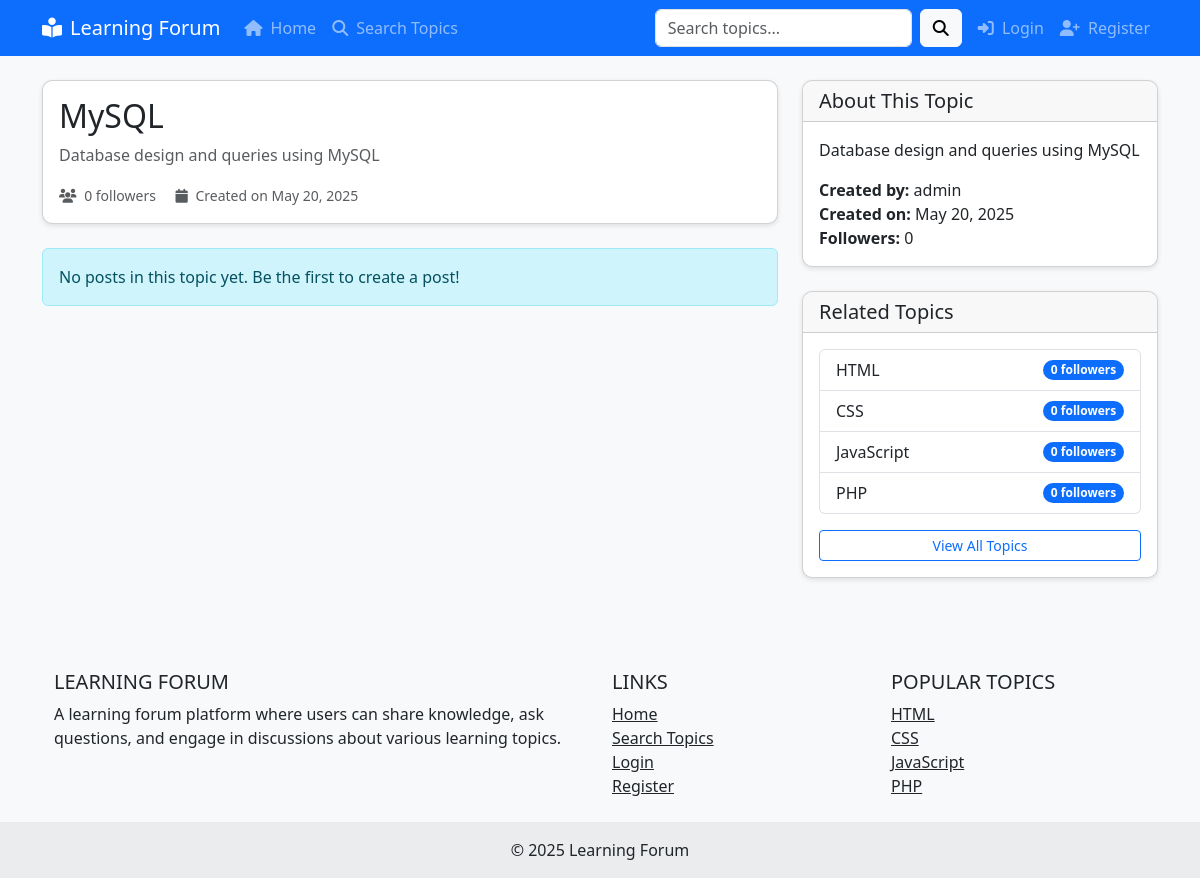
/pages/topic.php?id=5, run on the app's committed database.
### tables this page shows
CREATE TABLE IF NOT EXISTS topic_spaces (
    topic_id INT AUTO_INCREMENT PRIMARY KEY,
    topic_name VARCHAR(100) NOT NULL UNIQUE,
    description TEXT,
    created_by INT,
    created_at TIMESTAMP DEFAULT CURRENT_TIMESTAMP,
    updated_at TIMESTAMP DEFAULT CURRENT_TIMESTAMP ON UPDATE CURRENT_TIMESTAMP,
    FOREIGN KEY (created_by) REFERENCES users(user_id) ON DELETE SET NULL
);

CREATE TABLE IF NOT EXISTS users (
    user_id INT AUTO_INCREMENT PRIMARY KEY,
    username VARCHAR(50) NOT NULL UNIQUE,
    email VARCHAR(100) NOT NULL UNIQUE,
    password VARCHAR(255) NOT NULL,
    profile_image VARCHAR(255) DEFAULT 'default.jpg',
    bio TEXT,
    is_moderator BOOLEAN DEFAULT FALSE,
    created_at TIMESTAMP DEFAULT CURRENT_TIMESTAMP,
    updated_at TIMESTAMP DEFAULT CURRENT_TIMESTAMP ON UPDATE CURRENT_TIMESTAMP
);

### config/database.php (called while the page is built, shortened)
<?php
function getDbConnection() {
    $conn = new mysqli(DB_HOST, DB_USER, DB_PASS, DB_NAME);
    return $conn;
}
function executePreparedStatement($sql, $types, $params) {
    $conn = getDbConnection();
    $stmt = $conn->prepare($sql);
    if (!empty($params)) {
        $stmt->bind_param($types, ...$params);
    }
    $stmt->execute();
    $result = $stmt->get_result();
    return $result;
}

### includes/topic.php (called while the page is built, shortened)
<?php
function getTopicById($topicId) {
    $sql = "SELECT t.*, u.username as creator_name,
            (SELECT COUNT(*) FROM user_topic_follows WHERE topic_id = t.topic_id) as followers_count
            FROM topic_spaces t
            LEFT JOIN users u ON t.created_by = u.user_id
            WHERE t.topic_id = ?";
    $result = executePreparedStatement($sql, "i", [$topicId]);
    if ($result->num_rows === 1) {
        return $result->fetch_assoc();
    } else {
        return null;
    }
}

### pages/topic.php (the view, shortened to what this page needs)
<?php
$topicId = (int)$_GET['id'];
$topic = getTopicById($topicId);
$posts = getPostsByTopic($topicId);
include __DIR__ . '/../includes/header.php';
?>
<div class="row">
    <div class="col-lg-8">
        <div class="card mb-4">
            <div class="card-body">
                <div class="d-flex justify-content-between align-items-center">
                    <h2 class="mb-0"><?php echo $topic['topic_name']; ?></h2>
                </div>
                <p class="text-muted mt-2 mb-0">
                    <?php echo $topic['description']; ?>
                </p>
                <div class="d-flex justify-content-between align-items-center mt-3">
                    <div>
                        <small class="text-muted">
                            <i class="fas fa-users me-1"></i> <span id="topic-followers-count"><?php echo $topic['followers_count']; ?></span> followers
                        </small>
                        <small class="text-muted ms-3">
                            <i class="fas fa-calendar me-1"></i> Created on <?php echo date('M d, Y', strtotime($topic['created_at'])); ?>
                        </small>
                    </div>
                </div>
            </div>
        </div>
        <?php if (empty($posts)): ?>
            <div class="alert alert-info">
                <p class="mb-0">No posts in this topic yet. Be the first to create a post!</p>
            </div>
        <?php endif; ?>
    </div>
    <div class="col-lg-4">
        <div class="card mb-4">
            <div class="card-header">
                <h5 class="mb-0">About This Topic</h5>
            </div>
            <div class="card-body">
                <p><?php echo $topic['description']; ?></p>
                <p class="mb-0"><strong>Created by:</strong> <?php echo $topic['creator_name']; ?></p>
                <p class="mb-0"><strong>Created on:</strong> <?php echo date('M d, Y', strtotime($topic['created_at'])); ?></p>
                <p class="mb-0"><strong>Followers:</strong> <?php echo $topic['followers_count']; ?></p>
            </div>
        </div>
        <?php
        $relatedTopics = [];
        $sql = "SELECT t.*, COUNT(f.follow_id) as followers_count
                FROM topic_spaces t
                LEFT JOIN user_topic_follows f ON t.topic_id = f.topic_id
                WHERE t.topic_id != ?
                GROUP BY t.topic_id
                ORDER BY followers_count DESC
                LIMIT 5";
        $result = executePreparedStatement($sql, "i", [$topicId]);
        while ($row = $result->fetch_assoc()) {
            $relatedTopics[] = $row;
        }
        ?>
        <?php if (!empty($relatedTopics)): ?>
            <div class="card">
                <div class="card-header">
                    <h5 class="mb-0">Related Topics</h5>
                </div>
                <div class="card-body">
                    <div class="list-group">
                        <?php foreach ($relatedTopics as $relatedTopic): ?>
                            <a href="<?php echo SITE_URL; ?>/pages/topic.php?id=<?php echo $relatedTopic['topic_id']; ?>" class="list-group-item list-group-item-action d-flex justify-content-between align-items-center">
                                <?php echo $relatedTopic['topic_name']; ?>
                                <span class="badge bg-primary rounded-pill"><?php echo $relatedTopic['followers_count']; ?> followers</span>
                            </a>
                        <?php endforeach; ?>
                    </div>
                    <div class="mt-3">
                        <a href="<?php echo SITE_URL; ?>/pages/search.php" class="btn btn-outline-primary btn-sm w-100">View All Topics</a>
                    </div>
                </div>
            </div>
        <?php endif; ?>
    </div>
</div>
<?php
include __DIR__ . '/../includes/footer.php';
?>

### assets/css/style.css (style rules this page uses)
body { background-color: #f8f9fa; min-height: 100vh; display: flex; flex-direction: column; }
.card { border-radius: 10px; box-shadow: 0 2px 5px rgba(0, 0, 0, 0.1); margin-bottom: 20px; transition: transform 0.3s ease; }
.card-header { border-top-left-radius: 10px !important; border-top-right-radius: 10px !important; }

### data on the page
topic_spaces: topic_name "MySQL", description "Database design and queries using MySQL", created_at "May 20, 2025", created_by.username "admin"
topic_spaces: topic_name "HTML", followers_count "0"
topic_spaces: topic_name "CSS", followers_count "0"
topic_spaces: topic_name "JavaScript", followers_count "0"
topic_spaces: topic_name "PHP", followers_count "0"

### other printed values
SITE_NAME "Learning Forum"
$topic['followers_count'] "0"
SITE_NAME "LEARNING FORUM"
